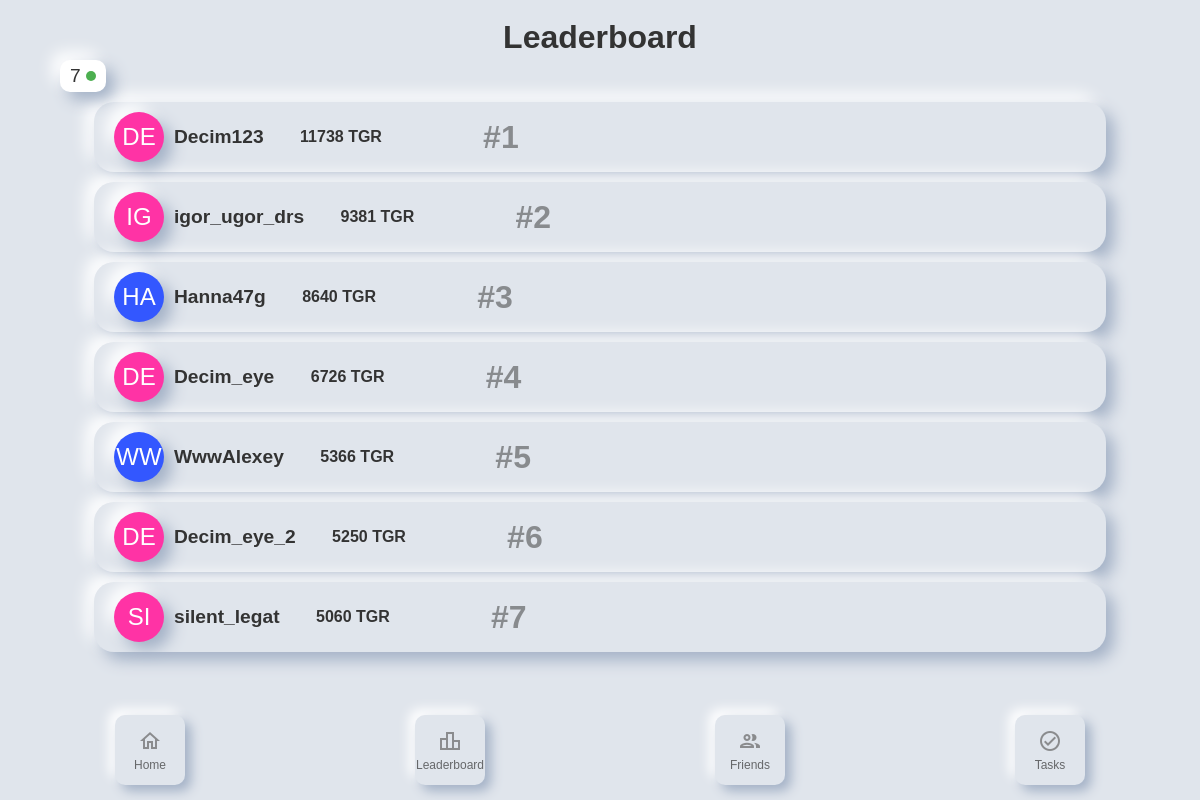
The app's page /leaderboard with its own data.
### tables this page shows
CREATE TABLE users (
            id INTEGER PRIMARY KEY AUTOINCREMENT,
            tg_id TEXT UNIQUE NOT NULL,
            username TEXT NOT NULL,
            coins INTEGER DEFAULT 0,
            leaderboard_place INTEGER DEFAULT 0,
            available_tasks TEXT,
            completed_tasks TEXT,
            lang TEXT DEFAULT 'en',
            wallet TEXT,
            ref INTEGER DEFAULT 0,
            ref_names TEXT
        );

### mini_app/app.py (the view)
@app.route('/leaderboard')
def leaderboard():
    tg_id = request.args.get('tg_id')
    user = get_user_by_tg_id(tg_id)
    lang = user[7] if user else 'en'
    translation = get_translation(lang)
    if not user:
        logging.debug(f"User with tg_id={tg_id} not found.")
    top_users = get_top_users()
    user_rank = get_user_rank(tg_id) if user else None
    total_users = get_total_users()
    logging.debug(f"User: {user}, Top Users: {top_users}, User Rank: {user_rank}, Total Users: {total_users}")
    return render_template('leaderboard.html', user=user, top_users=top_users, user_rank=user_rank, total_users=total_users, translation=translation)

### mini_app/app.py (called while the page is built)
def get_translation(lang):
    if lang not in ['en', 'ru', 'es']:
        lang = 'en'
    lexicon_module = importlib.import_module(f'translations.LEXICON_{lang.upper()}')
    return lexicon_module.LEXICON

def initials_color(initials):
    colors = {
        'A': '#FF5733', 'B': '#33FF57', 'C': '#3357FF', 'D': '#FF33A5', 'E': '#A533FF',
        'F': '#FF5733', 'G': '#33FF57', 'H': '#3357FF', 'I': '#FF33A5', 'J': '#A533FF',
        'K': '#FF5733', 'L': '#33FF57', 'M': '#3357FF', 'N': '#FF33A5', 'O': '#A533FF',
        'P': '#FF5733', 'Q': '#33FF57', 'R': '#3357FF', 'S': '#FF33A5', 'T': '#A533FF',
        'U': '#FF5733', 'V': '#33FF57', 'W': '#3357FF', 'X': '#FF33A5', 'Y': '#A533FF',
        'Z': '#FF5733'
    }
    return colors.get(initials[0].upper(), '#333333')

### mini_app/database.py (called while the page is built)
def get_user_by_tg_id(tg_id):
    conn = sqlite3.connect('users.db')
    cursor = conn.cursor()
    cursor.execute('SELECT * FROM users WHERE tg_id = ?', (tg_id,))
    user = cursor.fetchone()
    conn.close()
    return user

def get_top_users(limit=500):
    logging.debug(f"Getting top {limit} users by coins")
    conn = sqlite3.connect('users.db')
    cursor = conn.cursor()
    cursor.execute('''
        SELECT tg_id, username, coins
        FROM users
        ORDER BY coins DESC
        LIMIT ?
    ''', (limit,))
    top_users = cursor.fetchall()
    conn.close()
    return top_users

def get_total_users():
    logging.debug("Getting total number of users")
    conn = sqlite3.connect('users.db')
    cursor = conn.cursor()
    cursor.execute('SELECT COUNT(*) FROM users')
    total_users = cursor.fetchone()[0]
    conn.close()
    return total_users

### mini_app/templates/leaderboard.html (shortened to what this page needs)
<!DOCTYPE html>
<html lang="en">
<head>
    <link rel="stylesheet" href="{{ url_for('static', filename='css/leaderboard.css') }}">
</head>
<body>
    <div class="container">
        <div class="header">
            <div class="total-users-container">
                <div class="total-users">
                    {{ total_users }}
                    <div class="green-circle"></div>
                </div>
            </div>
            <h1>{{ translation['leaderboard'] }}</h1>
        </div>
        <div class="leaderboard">
            {% for top_user in top_users %}
                <div class="leaderboard-item">
                    <div class="user-avatar-initials" style="background-color: {{ top_user[1][:2]|initials_color }};">{{ top_user[1][:2].upper() }}</div>
                    <div class="user-info">
                        <span class="username">{{ top_user[1] }}</span>
                        <span class="coins">{{ top_user[2] }} {{ translation['currency'] }}</span>
                        <span class="user-rank">#{{ loop.index }}</span>
                    </div>
                </div>
            {% endfor %}
        </div>
    </div>
    <div class="bottom-nav">
        <div class="nav-item" data-target="/main">
            <span class="material-icons-outlined">home</span>
            <span>{{ translation['home'] }}</span>
        </div>
        <div class="nav-item" data-target="/leaderboard">
            <span class="material-icons-outlined">leaderboard</span>
            <span>{{ translation['leaderboard'] }}</span>
        </div>
        <div class="nav-item" data-target="/friends">
            <span class="material-icons-outlined">group</span>
            <span>{{ translation['friends'] }}</span>
        </div>
        <div class="nav-item" data-target="/tasks">
            <span class="material-icons-outlined">check_circle_outline</span>
            <span>{{ translation['tasks'] }}</span>
        </div>
    </div>
</body>
</html>

### mini_app/static/css/leaderboard.css (style rules this page uses)
body { font-family: Arial, Helvetica, sans-serif; background-color: #e0e5ec; display: flex; flex-direction: column; justify-content: space-between; height: 100vh; margin: 0; padding: 0; color: #333; }
.container { text-align: center; padding: 5%; flex: 1; overflow-y: auto; margin-bottom: -3%; }
.header { display: flex; justify-content:left; align-items: center; margin-bottom: 0%; }
h1 { position: absolute; left: 50%; transform: translate(-50%, -50%); top: 2%; }
.total-users-container { display: flex; align-items: center; margin-bottom: 0px; }
.total-users { background-color: #ffffff; color: #333; font-size: 1.2em; padding: 5px 10px; border-radius: 10px; box-shadow: 8px 8px 16px #a3b1c6, -8px -8px 16px #ffffff; display: inline-block; margin-right: 5px; display: flex; align-items: center; }
.green-circle { background-color: #4CAF50; width: 10px; height: 10px; border-radius: 50%; margin-left: 5px; }
.leaderboard-item { display: flex; align-items: center; background: #e0e5ec; border-radius: 20px; padding: 10px 20px; box-shadow: 8px 8px 16px #a3b1c6, -8px -8px 16px #ffffff; margin-bottom: 10px; width: 100%; max-width: 90%; margin: 10px auto; }
.user-avatar-initials { color: #ffffff; width: 50px; height: 50px; border-radius: 50%; display: flex; align-items: center; justify-content: center; font-size: 1.5em; margin-right: 10px; box-shadow: 8px 8px 16px #a3b1c6, -8px -8px 16px #ffffff; }
.user-info { display: flex; align-items: center; flex: 1; }
.username { font-weight: bold; font-size: 1.2em; margin-right: 4%; display: inline-block; max-width: 30%; white-space: nowrap; overflow: hidden; text-overflow: ellipsis; vertical-align: bottom; }
.coins { font-size: 100%; margin-right: 10px; font-weight: bold; }
.user-rank { font-size: 2em; font-weight: bold; opacity: 0.5; height: 90%; display: flex; align-items:self-end; padding-left: 10%; }
.bottom-nav { display: flex; justify-content: space-around; align-items: center; background-color: #e0e5ec; padding: 10px 0; margin: 0; }
.nav-item { display: flex; flex-direction: column; align-items: center; justify-content: center; text-align: center; color: #333; font-size: 12px; transition: transform 0.2s; background: #e0e5ec; border-radius: 10px; box-shadow: 6px 6px 12px #a3b1c6, -6px -6px 12px #ffffff; padding: 10px; width: 50px; height: 50px; margin: 5px; }
.nav-item .material-icons-outlined { font-size: 24px; margin-bottom: 5px; color: #666; }
.nav-item span { opacity: 0.7; }

### records on screen
users: username "DE", username "Decim123", coins "11738"
users: username "IG", username "igor_ugor_drs", coins "9381"
users: username "HA", username "Hanna47g", coins "8640"
users: username "DE", username "Decim_eye", coins "6726"
users: username "WW", username "WwwAlexey", coins "5366"
users: username "DE", username "Decim_eye_2", coins "5250"
users: username "SI", username "silent_legat", coins "5060"

### other values on screen
{{ total_users }} "7"
{{ translation['leaderboard'] }} "Leaderboard"
{{ translation['home'] }} "Home"
{{ translation['friends'] }} "Friends"
{{ translation['tasks'] }} "Tasks"
